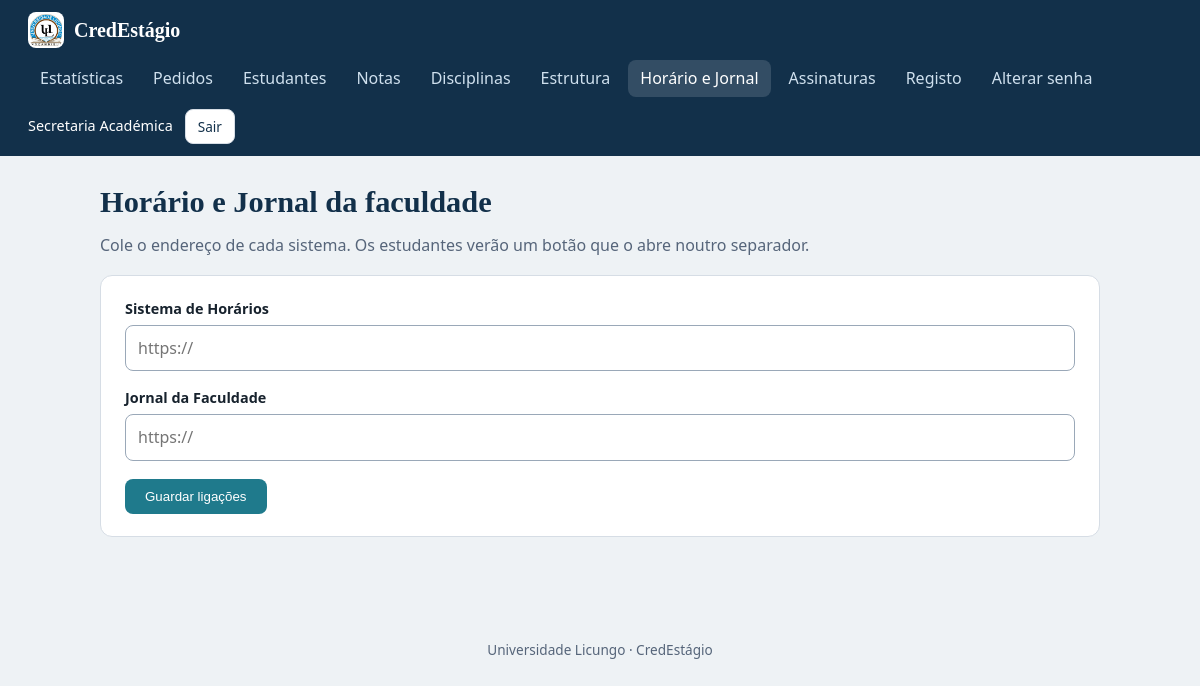
Page /admin/ligacoes.php (signed in) on the committed database.
### tables this page shows
CREATE TABLE administradores (
  id INT AUTO_INCREMENT PRIMARY KEY,
  usuario VARCHAR(40) NOT NULL UNIQUE,
  nome VARCHAR(120) NOT NULL,
  departamento_id INT NULL COMMENT 'NULL = secretaria; preenchido = chefe de departamento',
  senha_hash VARCHAR(255) NOT NULL,
  trocar_senha TINYINT(1) NOT NULL DEFAULT 0,
  FOREIGN KEY (departamento_id) REFERENCES departamentos(id)
);

CREATE TABLE ligacoes (
  chave VARCHAR(20) PRIMARY KEY,
  titulo VARCHAR(80) NOT NULL,
  url VARCHAR(500) NOT NULL DEFAULT ''
);

### inc/bootstrap.php (called while the page is built, shortened)
<?php
function db(): PDO {
    static $pdo = null;
    if (!$pdo) {
        try {
            $pdo = new PDO('mysql:host=' . DB_HOST . ';dbname=' . DB_NAME . ';charset=utf8mb4', DB_USER, DB_PASS, [
                PDO::ATTR_ERRMODE => PDO::ERRMODE_EXCEPTION,
                PDO::ATTR_DEFAULT_FETCH_MODE => PDO::FETCH_ASSOC,
                PDO::ATTR_EMULATE_PREPARES => false,
            ]);
            $pdo->exec("SET time_zone = '+02:00'");
        } catch (PDOException) {
            http_response_code(500);
            exit('Não foi possível ligar à base de dados. Verifique o ficheiro config.php.');
        }
    }
    return $pdo;
}
function e(mixed $v): string { return htmlspecialchars((string) $v, ENT_QUOTES, 'UTF-8'); }
function url(string $p): string { return BASE_URL . $p; }
function utilizador(): ?array {
    $u = null;
    if (isset($_SESSION['papel'], $_SESSION['uid'])) {
        $sql = $_SESSION['papel'] === 'admin'
            ? 'SELECT a.id, a.nome, a.usuario, a.departamento_id, a.trocar_senha, d.nome AS departamento FROM administradores a LEFT JOIN departamentos d ON d.id = a.departamento_id WHERE a.id = ?'
            : 'SELECT e.*, c.nome AS curso, c.faculdade, d.id AS dep_id, d.nome AS departamento, d.chefe_nome, d.assinatura FROM estudantes e JOIN cursos c ON c.id = e.curso_id JOIN departamentos d ON d.id = c.departamento_id WHERE e.id = ?';
        $st = db()->prepare($sql); $st->execute([$_SESSION['uid']]);
        $u = $st->fetch() ?: null;
    }
    return $u;
}
function exigir(string $papel): array {
    $u = utilizador();
    return $u;
}
function consulta(string $sql, array $par = []): array { $st = db()->prepare($sql); $st->execute($par); return $st->fetchAll(); }

### admin/ligacoes.php (the view, shortened to what this page needs)
<?php
require_once __DIR__ . '/../inc/bootstrap.php';
require_once __DIR__ . '/../inc/layout.php';
$u = exigir('admin'); so_secretaria($u); $pdo = db();
$lig = array_column(consulta('SELECT chave, titulo, url FROM ligacoes'), null, 'chave');
topo('Horário e Jornal', $u, nav_admin($u), 'l');
?>
<h1>Horário e Jornal da faculdade</h1>
<p class="sub">Cole o endereço de cada sistema. Os estudantes verão um botão que o abre noutro separador.</p>
<section class="card"><form method="post"><?= csrf_field() ?>
  <div class="campos">
    <?php foreach (['horario', 'jornal'] as $k): ?>
      <div class="full"><label for="<?= $k ?>"><?= e($lig[$k]['titulo'] ?? $k) ?></label>
        <input id="<?= $k ?>" name="<?= $k ?>" type="url" maxlength="500" placeholder="https://" value="<?= e($lig[$k]['url'] ?? '') ?>"></div>
    <?php endforeach; ?>
  </div>
  <button class="btn" type="submit">Guardar ligações</button>
</form></section>
<?php rodape();

### inc/layout.php (shortened to what this page needs)
<?php
function topo(string $titulo, ?array $u = null, array $nav = [], string $ativo = ''): void { ?>
<!DOCTYPE html>
<html lang="pt-MZ">
<head>
<link rel="stylesheet" href="<?= url('/assets/style.css') ?>">
</head>
<body>
<?php if ($u): ?>
<header class="topo">
  <div class="marca"><img class="logo-mini" src="<?= url('/assets/logo.png') ?>" alt=""><?= APP_NOME ?></div>
  <nav aria-label="Principal">
    <?php foreach ($nav as $k => [$href, $rot]): ?>
      <?php if ($href === null): ?>
        <span class="em-breve" aria-disabled="true"><?= e($rot) ?> <small>em breve</small></span>
      <?php elseif (str_starts_with($href, 'http')): ?>
        <a href="<?= e($href) ?>" target="_blank" rel="noopener noreferrer"><?= e($rot) ?><span class="sr-only"> (abre noutro separador)</span></a>
      <?php else: ?>
        <a href="<?= url($href) ?>"<?= $k === $ativo ? ' aria-current="page"' : '' ?>><?= e($rot) ?></a>
      <?php endif; ?>
    <?php endforeach; ?>
  </nav>
  <div class="user"><span><?= e($u['nome']) ?></span><a class="btn sec peq" href="<?= url('/logout.php') ?>">Sair</a></div>
</header>
<?php endif; ?>
<main id="conteudo"<?= $u ? ' class="wrap"' : '' ?>>
<?php if ($f = flash()): ?><div class="aviso <?= e($f[0]) ?>" role="status"><?= e($f[1]) ?></div><?php endif;
}
function rodape(array $scripts = []): void { ?>
</main>
<footer class="rod"><?= INSTITUICAO ?> · <?= APP_NOME ?></footer>
</body>
</html>
<?php }

### assets/style.css (style rules this page uses)
:root { --navy:#12304a;--teal:#1f7a8c;--amber:#c98a1b;--bg:#eef2f5;--card:#fff;--ink:#17222d;--mute:#56657a;--line:#d6dde5;--ok:#17723f;--okbg:#e5f4ea;--bad:#a32920;--badbg:#fbe9e7;--wait:#7a5a00;--waitbg:#fff3cf }
* { box-sizing:border-box }
body { margin:0;font:16px/1.55 system-ui,-apple-system,"Segoe UI",Roboto,sans-serif;background:var(--bg);color:var(--ink) }
h1,h2,h3 { font-family:Georgia,"Times New Roman",serif;color:var(--navy);line-height:1.2;margin:0 0 .4em }
h1 { font-size:1.9rem }
a { color:var(--teal) }
.topo { display:flex;flex-wrap:wrap;align-items:center;gap:12px 28px;background:var(--navy);color:#fff;padding:12px 28px }
.marca { font:700 1.25rem Georgia,serif }
.topo nav { display:flex;gap:6px;flex:1 }
.topo nav a { color:#cfe0ee;text-decoration:none;padding:6px 12px;border-radius:8px }
.topo nav a:hover,.topo nav a[aria-current] { background:rgba(255,255,255,.14);color:#fff }
.user { display:flex;align-items:center;gap:12px;font-size:.9rem }
.wrap { max-width:1040px;margin:0 auto;padding:28px 20px 60px }
.card { background:var(--card);border:1px solid var(--line);border-radius:12px;padding:22px 24px;margin-bottom:22px }
.sub { color:var(--mute);margin:0 0 18px }
form .campos { display:grid;gap:16px;grid-template-columns:1fr 1fr;margin-bottom:18px }
.campos .full { grid-column:1/-1 }
label { display:block;font-weight:600;font-size:.9rem;margin-bottom:4px }
input,select,textarea { width:100%;padding:10px 12px;font:inherit;border:1.5px solid #9aa8b8;border-radius:8px;background:#fff;color:var(--ink) }
.btn { display:inline-block;padding:10px 20px;border:0;border-radius:8px;background:var(--teal);color:#fff;font:600 .95rem inherit;cursor:pointer;text-decoration:none }
.btn.sec { background:#fff;color:var(--navy);border:1.5px solid var(--line) }
.btn.peq { padding:6px 12px;font-size:.85rem }
.rod { text-align:center;color:var(--mute);font-size:.85rem;padding:20px }
.marca { display:flex;align-items:center;gap:10px }
.logo-mini { width:36px;height:36px;object-fit:contain;background:#fff;border-radius:8px;padding:2px }

### rows in the picture
administradores: nome "Secretaria Académica"
ligacoes: titulo "Sistema de Horários"
ligacoes: titulo "Jornal da Faculdade"

### other values in the picture
APP_NOME "CredEstágio"
$rot "Estatísticas"
$rot "Pedidos"
$rot "Estudantes"
$rot "Notas"
$rot "Disciplinas"
$rot "Estrutura"
$rot "Horário e Jornal"
$rot "Assinaturas"
$rot "Registo"
$rot "Alterar senha"
INSTITUICAO "Universidade Licungo"
